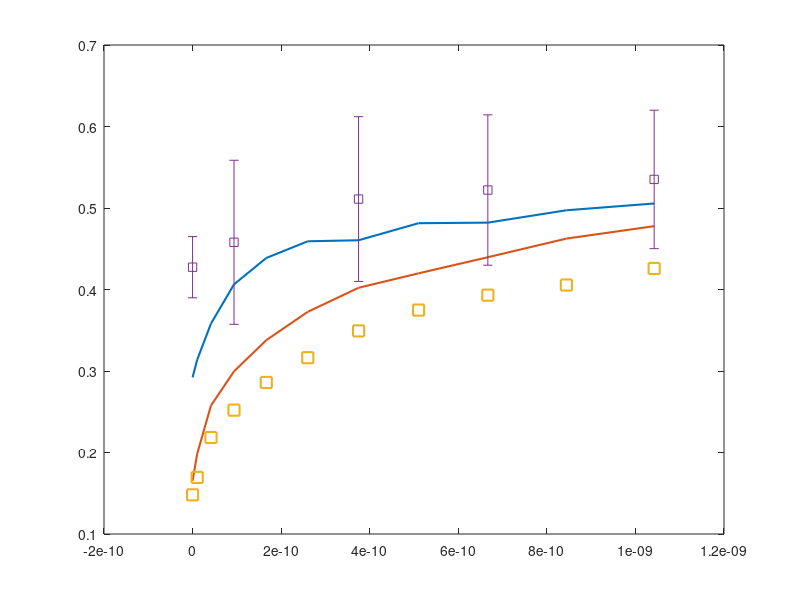

This figure's MATLAB source: (Note: this script raises an error after producing the figure.)
fs=20;
ms=8;
shape=["--s","--d","--o"];
shape_modified=["-s","-d","-o"];
shape_exp=["s","d","o"];
figure(1)
load("simulation_result_all_1009_mvK.mat");
cn2=0.6752/0.3267*2E-13*(5:5:50).^2.0022;
cn2=[1.7970E-14 cn2];
for i=1:3
    plot(cn2,Ecc(i,:),shape(i),'MarkerSize',ms,'LineWidth',1.5);
    hold on;
end 
load("Experimental.mat");
cn2=[1.7970E-14 0.6752/0.3267*2E-13*[15 30 40 50].^2.0022];
for i=1:3
    errorbar(cn2,Ecc_exp(i,:),Ecc_exp_std(i,:),shape_exp(i),'MarkerSize',ms,'MarkerFaceColor','auto','LineWidth',1.5);
    hold on;
end 
hold off;
legend('m=0 mvK','m=1 mvK','m=2 mvK','m=0 exp','m=1 exp','m=2 exp','NumColumns',2,'Location','North');
xlabel('C_{n}^{2} (m^{-2/3})');
ylabel('Eccentricity');
axis([0 1.05E-9 0 1]);
set(gca,'FontSize',fs);
saveas(gca,'ecc_mvK.pdf','pdf');
figure(2)
load("simulation_result_all_1009_mvK.mat");
cn2=0.6752/0.3267*2E-13*(5:5:50).^2.0022;
cn2=[1.7970E-14 cn2];
for i=1:3
    plot(cn2,Ell(i,:),shape(i),'MarkerSize',ms,'LineWidth',1.5);
    hold on;
end 
load("Experimental.mat");
cn2=[1.7970E-14 0.6752/0.3267*2E-13*[15 30 40 50].^2.0022];
for i=1:3
    errorbar(cn2,Ell_exp(i,:),Ell_exp_std(i,:),shape_exp(i),'MarkerSize',ms,'MarkerFaceColor','auto','LineWidth',1.5);
    hold on;
end 
hold off;
legend('m=0 mvK','m=1 mvK','m=2 mvK','m=0 exp','m=1 exp','m=2 exp','NumColumns',2,'Location','South');
xlabel('C_{n}^{2} (m^{-2/3})');
ylabel('Ellipticity');
axis([0 1.05E-9 0.6 1]);
set(gca,'FontSize',fs);
saveas(gca,'ell_mvK.pdf','pdf');